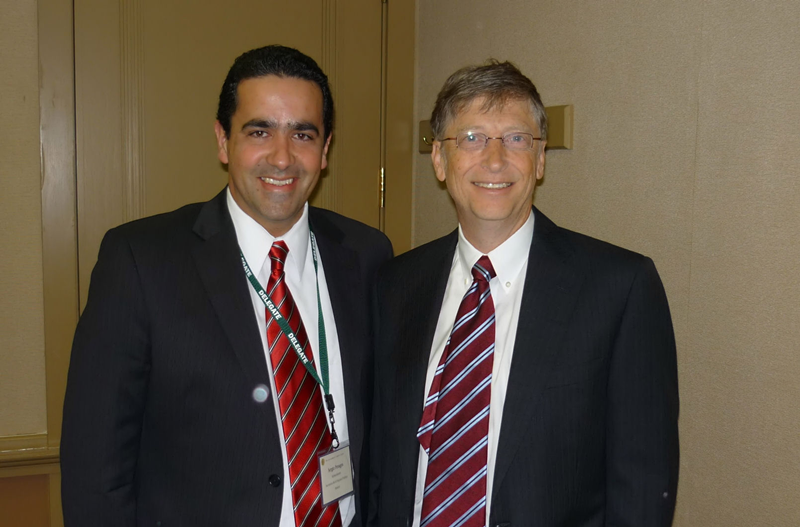
#> input picture 17machineLearning/01机器学习实践指针/05图像处理/billall1.png, 800 x 527 px, given in place of p1-1.png, which was not available
$ python '05SVM分类.py'   (Python 2 division)
#> lines starting #> are read from the running program, lines starting #| are printed output that depends on the picture; pictures that were not available may be replaced by others from this repository, and a replacement may not be noted
#!/usr/bin/env python
#-*- coding: utf-8 -*-
'''
基于SVM的图像分类:
        在样本量少的情况下 SVM分类的效果是最佳的 SVM算法相比神经网络的
            优势在于:只需要少量样本 就能达到较高的识别精度

        算法描述:
            基于PCA技术提取每个样本的图像特征码
            根据样本特征码生成输入项 提取样本所属类别生成对应的输出项
            将输入与输出项送入SVM训练
            基于PCA技术生成待分类图像的特征值
            将待分类图像的特征码送入SVM仿真测试 根据SVM输出判断所属类别
                输出目标可以直接使用类别序号(1,2,3)

'''


#code:myhaspl@qq.com
#9-9.py
#PCA加上SVM识别图片类型
import numpy as np

import cv2
import mlpy


print u'正在处理中'


w_fg=10
h_fg=5
picflag=3
def readpic(fn):
    #返回图片特征码
#> called with fn = 'p1-1.png'
    fnimg = cv2.imread(fn)
#> fnimg is the input picture: shape (527, 800, 3); mean B, G, R 66.8, 82.2, 95.3
    img=cv2.resize(fnimg,(400,200))
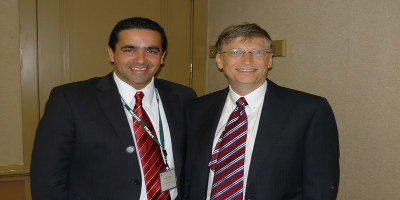
#> img: shape (200, 400, 3); mean B, G, R 66.7, 82, 95.1
    w=img.shape[1]
#> w = 400
    h=img.shape[0]
#> h = 200
    w_interval=w/w_fg
#> w_interval = 40
    h_interval=h/h_fg
#> h_interval = 40
    alltz=[]
    for now_h in xrange(0,h,h_interval):
        for now_w in xrange(0,w,w_interval):
            b = img[now_h:now_h+h_interval,now_w:now_w+w_interval,0]
            g = img[now_h:now_h+h_interval,now_w:now_w+w_interval,1]
            r = img[now_h:now_h+h_interval,now_w:now_w+w_interval,2]
            btz=np.mean(b)
            gtz=np.mean(g)
            rtz=np.mean(r)
            alltz.append([btz,gtz,rtz])
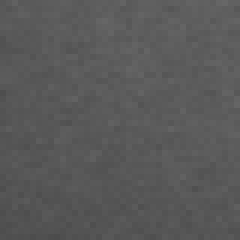
#> b: shape (40, 40) (shown 6 times larger); min 76, max 103, mean 89.3
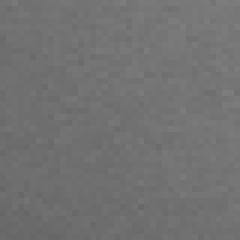
#> g: shape (40, 40) (shown 6 times larger); min 102, max 125, mean 113.8
#> after the loop, alltz = 50 items, first 6: [72.53, 103.1, 119.5], [57.68, 93.96, 111.9], [43.97, 83.1, 101.7], [42.94, 73.76, 97.25], [33.79, 74.02, 95.65], [57.69, 86.54, 103.9]
    result_alltz=np.array(alltz).T

#> (the run stopped early here; a loop or call above may not have finished)

$ run again, on 17machineLearning/01机器学习实践指针/05图像处理/billtest.png
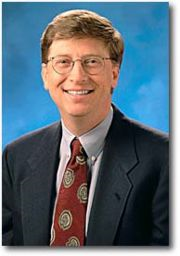
#> input picture 17machineLearning/01机器学习实践指针/05图像处理/billtest.png, 180 x 256 px, given in place of p1-1.png, which was not available
#> in readpic, fnimg is the input picture: shape (256, 180, 3); mean B, G, R 117.8, 106.9, 91.7
#> in readpic, `img=cv2.resize(fnimg,(400,200))`:
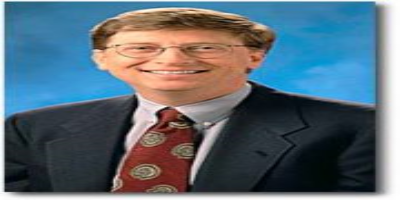
#> img: shape (200, 400, 3); mean B, G, R 117.7, 106.8, 91.6
#> after the loop in readpic, `for now_h in xrange(0,h,h_interval):`:
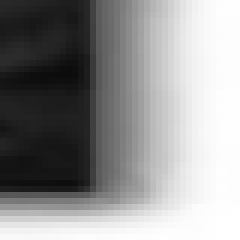
#> b: shape (40, 40) (shown 6 times larger); min 12, max 255, mean 145.1
#> after the loop in readpic, `for now_h in xrange(0,h,h_interval):`: alltz = 50 items, first 6: [163.9, 133.4, 80.26], [166, 126.7, 61.19], [141, 124.3, 92.7], [136.1, 153, 168.3], [101.8, 119.7, 143.2], [100.1, 108.9, 114.6]
